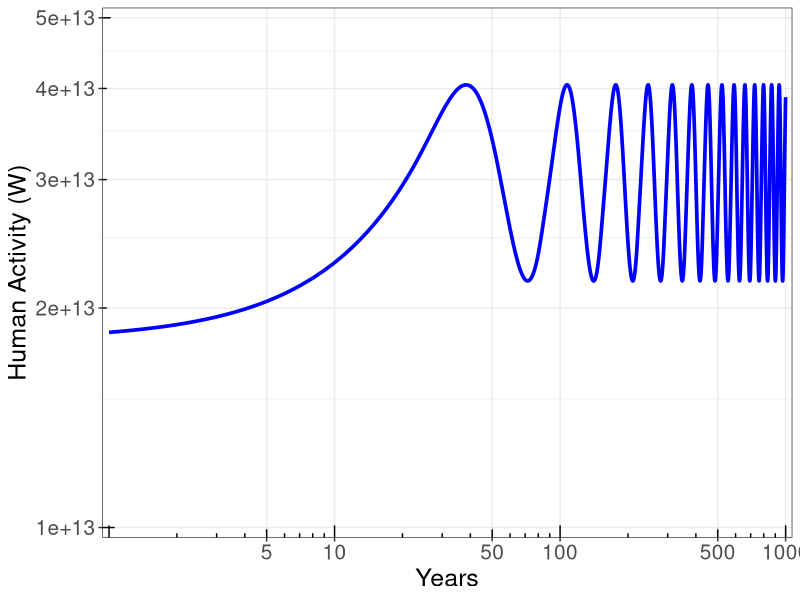
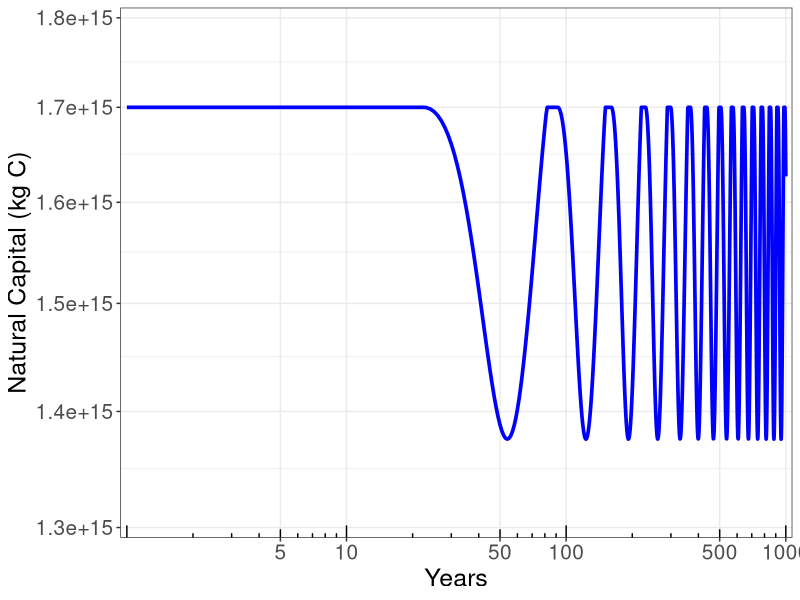

Write the R code that produced these figures, in order.
# Simulation: Sim01_NoTech_29May2014
# Description: 1000 year simulation, no green tech progress
# last modified: by Dwayne June 3, 2014

###################################################################################
# load libraries
library("ggplot2")
library("grid")
library("scales")

###################################################################################

# CONSTANTS AND AUXILIARY VARIABLES

# run controls
starting_year <- 1
ending_year <- 1000

# constants
Rate_of_Increase_in_Human_Activity <- 0.02475 # /yr
Primary_Productivity <- 5.36e13 # kg C/yr
Replenishment_of_Natural_Capital <- Primary_Productivity
Unit_Depletion_of_Natural_Capital_t0 <- 5.5079e-08 # kg C / J/yr human activity
#Rate_of_Decrease_in_Unit_Depletion_of_Natural_Capital <- 0.0025 # /yr
Rate_of_Decrease_in_Unit_Depletion_of_Natural_Capital <- 0 # /yr
Effect_of_Natural_Capital_Depletion_on_Human_Activity <- 1.65e-16 # / kg C
Decrease_in_Human_Activity_t0 <- 0
Natural_Capital_Gap_t0 <- 0

# initialize stocks
Natural_Capital_t0 <- 1.70e15
Natural_Capital_NCU_t0 <- 100

Human_Activity_t0 <- 5.84063e20

Human_Activity_W_t0 <- # human activity, W
  Human_Activity_t0 * # human activity, J/yr
  1 * # 1 W / J/s
  1 / (365 * 24 * 60 * 60) # 1 yr / (365 d/yr * 24 hr/d * 60 min/hr * 60 s/min

Kardashev_Scale_t0 <- (log(Human_Activity_W_t0, 10) - 6) / 10


###################################################################################


###################################################################################
# STOCK 1: Human_Activity
# Units: J/yr
# Initial Value: 
#   Human_Activity_t0 <- 5.84063e14
#
# Inflow: Increase_in_Human_Activity
# Units: J/yr/yr
# Relationship:
#   Human_Activity (J/yr) * Rate_of_Increase_in_Human_Activity (/yr)

# Outflow: Decrease_in_Human_Activity
# Units: J/yr/yr
# Relationship:
#   (Natural_Capital_t0, kg C - Natural_Capital, kg C) *
#     Effect_of_Natural_Capital_Depletion_on_Human_Activity, J/yr/yr / kg C)
#
###################################################################################
# STOCK 2: Natural_Capital
# Units: kg C
# Initial Value: 
# Natural_Capital_t0 <- 1.70e15
# Constraint: must be <= initial value
#
# Inflow: Replenishment_of_Natural_Capital
# Units: kg C/yr
# Relationship: = Primary_Productivity (kg C/yr)

# Outflow: Depletion_of_Natural_Capital
# Units: kg C/yr
# Relationship: 
#   Initial Value: Depletion_of_Natural_Capital_t0, (kg C/J/yr)
#   Thereafter: Effect_of_Natural_Capital_Depletion_on_Human_Activity(t-1), (kg C/J/yr) * 
#     (1 - Rate_of_Decrease_in_Depletion_of_Natural_Capital), (/yr) *
#     Human_Activity(t-1) (J/yr)

# Natural_Capital <- min(Natural_Capital, Natural_Capital_t0) 
#     
###################################################################################
# SIMULATION
#
# initialize values

year <- starting_year

Depletion_of_Natural_Capital_t0 <- 
  Unit_Depletion_of_Natural_Capital_t0 * Human_Activity_t0

Output <- c(year, 
            Human_Activity_t0,
            Human_Activity_W_t0,
            Kardashev_Scale_t0,
            Natural_Capital_t0,
            Natural_Capital_NCU_t0,
            Replenishment_of_Natural_Capital,
            Unit_Depletion_of_Natural_Capital_t0,
            Depletion_of_Natural_Capital_t0,
            Natural_Capital_Gap_t0,
            Decrease_in_Human_Activity_t0)

# names(Output) <- c("Year", 
#                        "Human_Activity", 
#                        "Kardashev_Scale",
#                        "Natural_Capital",
#                        "Natural_Capital_NCU",
#                        "Replenishment_of_Natural_Capital",
#                        "Unit_Depletion_of_Natural_Capital",
#                        "Depletion_of_Natural_Capital",
#                        "Natural_Capital_Gap",
#                        "Decrease_in_Human_Activity")

Human_Activity <- Human_Activity_t0
Natural_Capital <- Natural_Capital_t0
Unit_Depletion_of_Natural_Capital <- Unit_Depletion_of_Natural_Capital_t0

# complete simulation
while (year < ending_year) {
  Output_tminus1 <- Output
  year <- year + 1  
  
  # increment rate of natural capital depletion per unit human activity
  Unit_Depletion_of_Natural_Capital <- 
    Unit_Depletion_of_Natural_Capital *
    (1 - Rate_of_Decrease_in_Unit_Depletion_of_Natural_Capital)
  
  Depletion_of_Natural_Capital <- 
    Unit_Depletion_of_Natural_Capital * Human_Activity
  
  Natural_Capital_Gap <- Natural_Capital_t0 - Natural_Capital

  Decrease_in_Human_Activity <-
    Natural_Capital_Gap * 
    Effect_of_Natural_Capital_Depletion_on_Human_Activity *
    Human_Activity
  
  # perform mass balance on stocks
  
  Human_Activity <-
    Human_Activity +
    Human_Activity * Rate_of_Increase_in_Human_Activity - 
    Decrease_in_Human_Activity

  Natural_Capital <-
    Natural_Capital +
    Replenishment_of_Natural_Capital - 
    Depletion_of_Natural_Capital
  
  #constrain natural capital to less than or equal to initial value
  Natural_Capital <- min(Natural_Capital, Natural_Capital_t0)
  Natural_Capital <- max(Natural_Capital, 0)
  
  # define an arbitrary unit of natural capital
  Natural_Capital_NCU <- Natural_Capital * 100 / Natural_Capital_t0
  
  # calculate human activity in W and the Kardashev Scale
  Human_Activity_W <- # human activity, W
    Human_Activity * # human activity, J/yr
    1 * # 1 W / J/s
    1 / (365 * 24 * 60 * 60) # 1 yr / (365 d/yr * 24 hr/d * 60 min/hr * 60 s/min
  
  Kardashev_Scale <- (log(Human_Activity_W, 10) - 6) / 10
  
  # add newest values to output data set
  new_output <- c(year, 
                  Human_Activity,
                  Human_Activity_W,
                  Kardashev_Scale,
                  Natural_Capital,
                  Natural_Capital_NCU,
                  Replenishment_of_Natural_Capital,
                  Unit_Depletion_of_Natural_Capital,
                  Depletion_of_Natural_Capital,
                  Natural_Capital_Gap,
                  Decrease_in_Human_Activity)
  
  names(new_output) <- c("Year", 
                         "Human_Activity_Jyr",
                         "Human_Activity_W",
                         "Kardashev_Scale",
                         "Natural_Capital",
                         "Natural_Capital_NCU",
                         "Replenishment_of_Natural_Capital",
                         "Unit_Depletion_of_Natural_Capital",
                         "Depletion_of_Natural_Capital",
                         "Natural_Capital_Gap",
                         "Decrease_in_Human_Activity")

  Output <- rbind(Output, new_output)

}
###################################################################################

#Output # uncomment to print output data set if desired

# plot outputs of interest

# plot human activity stock
#plot(
#  Output[,3]~Output[,1],
#  type="l",
#  xlab="Year",
#  ylab="Human Activity (W)",
#  log="x"
#  )

# plot natural capital stock
#plot(
#  Output[,1], Output[,5],
#  log="x",
#  type="l",
#  xlab="Year",
#  ylab="Natural Capital (kg C)"
#  )

###################################################################################

# plot outputs in ggplot2

# convert from a matrix to a data frame (required for ggplot)
Output_df <- as.data.frame(Output)

# PLOT HUMAN ACTIVITY (FIGURE 13)
# assign data to be plotted
Human_Activity_Plot_1 <- ggplot(
  data = Output_df, # data set
  aes(x = Output_df$Year, # x variable
      y = Output_df$Human_Activity_W # y variable
      ),
  )

# assign type of plot and any statistics to calculate
Human_Activity_Plot_2 <- Human_Activity_Plot_1 + 
  geom_line( # a basic line
    stat = "identity", # plot the actual value, no statistical transformation
    color = "blue", # set the line color
    size = 1.25 # set the line width
    )

# assign a theme
Human_Activity_Plot_3 <- Human_Activity_Plot_2 +
  theme_bw()  # a basic black and white theme

# log transform axes
Human_Activity_Plot_6 <- Human_Activity_Plot_3 +
  coord_trans(
    x = "log10", # transform x axis to log scale 
    y = "log10" # transform y axis to log scale
  )

# set axis labels, scales, and intervals

Human_Activity_Plot_7 <- Human_Activity_Plot_6 +
  scale_x_continuous(
    name = "Years", # x axis label
    limits = c(1, 1000), # set x axis limits
    breaks = c(5, 10, 50, 100, 500, 1000), # x axis limits and interval
    minor_breaks = function(x) log10(x)/10, # specify minor breaks (NOT DEBUGGED)
    expand = c(0.01,0) # control where y axis crosses - first number is fraction of plot left as white space
#     labels = c("Years", "", "Decades", "", "Centuries", "") # replace x-axis numbers with text labels
  ) +
  scale_y_continuous(
    name = ("Human Activity (W)"), # y axis label
    limits = c(1e13, 5e13), # set y axis limits
    breaks = c(1e13, 2e13, 3e13, 4e13, 5e13), # set breaks and tick marks
    expand = c(0.02,0) # control where x axis crosses - first number is fraction left as white space
  )

# set font size of labels and numbers on axes

Human_Activity_Plot_8 <- Human_Activity_Plot_7 +
  theme(
    axis.title.x = element_text(size = 18), # set font size of x axis label
    axis.text.x = element_text(size = 15), # set font size of x axis text
    axis.title.y = element_text(size = 18), # set font size of y axis label
    axis.text.y = element_text(size = 15), # set font size of y axis text
    panel.grid.minor = element_line() # specify minor grid lines (NOT DEBUGGED)
  )

# set tick marks

Human_Activity_Plot_9 <- Human_Activity_Plot_8 +
  annotation_logticks( # adds tick marks to a log scale
    scaled = FALSE # tells R we have transformed the axis, not the data
  )

Human_Activity_Plot_9


# PLOT NATURAL CAPITAL

# assign data to be plotted
Natural_Capital_Plot_1 <- ggplot(
  data = Output_df, # data set
  aes(x = Output_df$Year, # x variable
      y = Output_df$Natural_Capital # y variable
  ),
)

# assign type of plot and any statistics to calculate
Natural_Capital_Plot_2 <- Natural_Capital_Plot_1 + 
  geom_line( # a basic line
    stat = "identity", # plot the actual value, no statistical transformation
    color = "blue", # set the line color
    size = 1.25 # set the line width
  )

# assign a theme
Natural_Capital_Plot_3 <- Natural_Capital_Plot_2 +
  theme_bw()  # a basic black and white theme

# log transform axes
Natural_Capital_Plot_4 <- Natural_Capital_Plot_3 +
  coord_trans(
    x = "log10", # transform x axis to log scale 
    y = "log10" # transform y axis to log scale
  )

# set axis labels, scales, and intervals

Natural_Capital_Plot_5 <- Natural_Capital_Plot_4 +
  scale_x_continuous(
    name = "Years", # x axis label
    limits = c(1, 1000), # set x axis limits
    breaks = c(5, 10, 50, 100, 500, 1000), # x axis limits and interval
    minor_breaks = function(x) log10(x)/10, # specify minor breaks (NOT DEBUGGED)
    expand = c(0.01,0) # control where y axis crosses - first number is fraction of plot left as white space
#     labels = c("Years", "", "Decades", "", "Centuries", "") # replace x-axis numbers with text labels
  ) +
  scale_y_continuous(
    name = ("Natural Capital (kg C)"), # y axis label
    limits = c(1.3e15, 1.8e15), # set y axis limits
    breaks = c(1.3e15, 1.4e15, 1.5e15, 1.6e15, 1.7e15, 1.8e15), # set breaks and tick marks
    expand = c(0.02,0) # control where x axis crosses - first number is fraction left as white space
  )

# set font size of labels and numbers on axes

Natural_Capital_Plot_6 <- Natural_Capital_Plot_5 +
  theme(
    axis.title.x = element_text(size = 18), # set font size of x axis label
    axis.text.x = element_text(size = 15), # set font size of x axis text
    axis.title.y = element_text(size = 18), # set font size of y axis label
    axis.text.y = element_text(size = 15), # set font size of y axis text
    panel.grid.minor = element_line() # specify minor grid lines (NOT DEBUGGED)
  )

# set tick marks

Natural_Capital_Plot_7 <- Natural_Capital_Plot_6 +
  annotation_logticks( # adds tick marks to a log scale
    scaled = FALSE # tells R we have transformed the axis, not the data
  )

Natural_Capital_Plot_7
